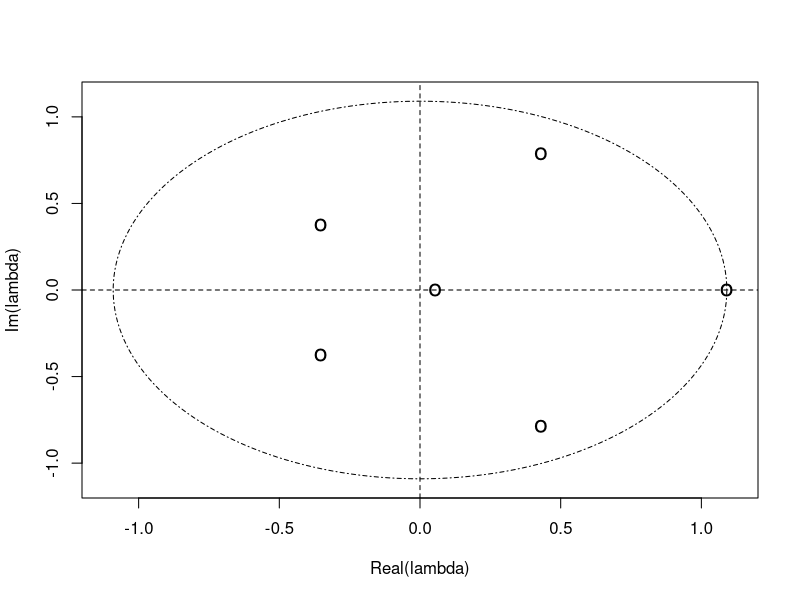

The R source for this figure:
##' Example of spectral decomposition
##' Tuljapurkar's short course
##' 11 Oct 2016
##' 

# A matrix example
amat <- rbind(c(0.2, 0, 0, 0.5,2.1, 1.1),
              c(0.4, 0.2, 0, 0, 0.5, 1),
              c(0, 0.6, 0.2, 0, 0, 0),
              c(0, 0, 0.6, 0.2, 0, 0),
              c(0, 0, 0, 0.6, 0.2, 0),
              c(0, 0, 0, 0, 0.6, 0.3))

# Eigen-stuff

junk <- eigen(amat)
junk
lams <- junk$values
wvecs <- junk$vectors
junkt <- eigen(t(amat))
vvecs <- junkt$vectors

# Are the eigenvalues from junk and junkt the same?
matrix(c(lams, junkt$values), nrow = 2, byrow = T)

# Ranking eigenvalues
radius <- max(abs(lams))
r11 <- 1.02 * radius
plot(c(-r11, r11), c(-r11, r11), type = "n", 
     xlab = "Real(lambda)", ylab = "Im(lambda)")
points(lams, pch = "o", cex = 1.5)
abline(h = 0, v = 0, lty = 2)
radius <- abs(lams[1])
theta <- seq(0, 2 * pi, length = 200)
lines(x = radius * cos(theta), y = radius * sin(theta), lty = 4)

# Biorthogonality
sclar <- t(vvecs)%*%wvecs
sclar[abs(sclar) < 1e-12] <- 0
sclar

# Function to get integer j
projmat <- function(j) {
  wj <- wvecs[, j]
  vj <- vvecs[, j]
  sj <- matrix(sclar[j, j], nrow = 6, ncol = 6)
  projmat <- wj %*% t(vj)/sj
}

p1 <- projmat(1)
p2 <- projmat(2)
p3 <- projmat(3)
p4 <- projmat(4)
p5 <- projmat(5)
p6 <- projmat(6)

sumchk <- p1 + p2 + p3 + p4 + p5 + p6
sumchk[abs(sumchk) < 1e-12] <- 0
sumchk

# Powers
x2 <- amat %*% amat
x4 <- x2%*%x2
x8 <- x4%*%x4
x16 <- x8%*%x8
x17 <- x16%*%amat
x18 <- x17%*%amat
x18[1,1]/x17[1,1]
x17[1,1]/x16[1,1]
